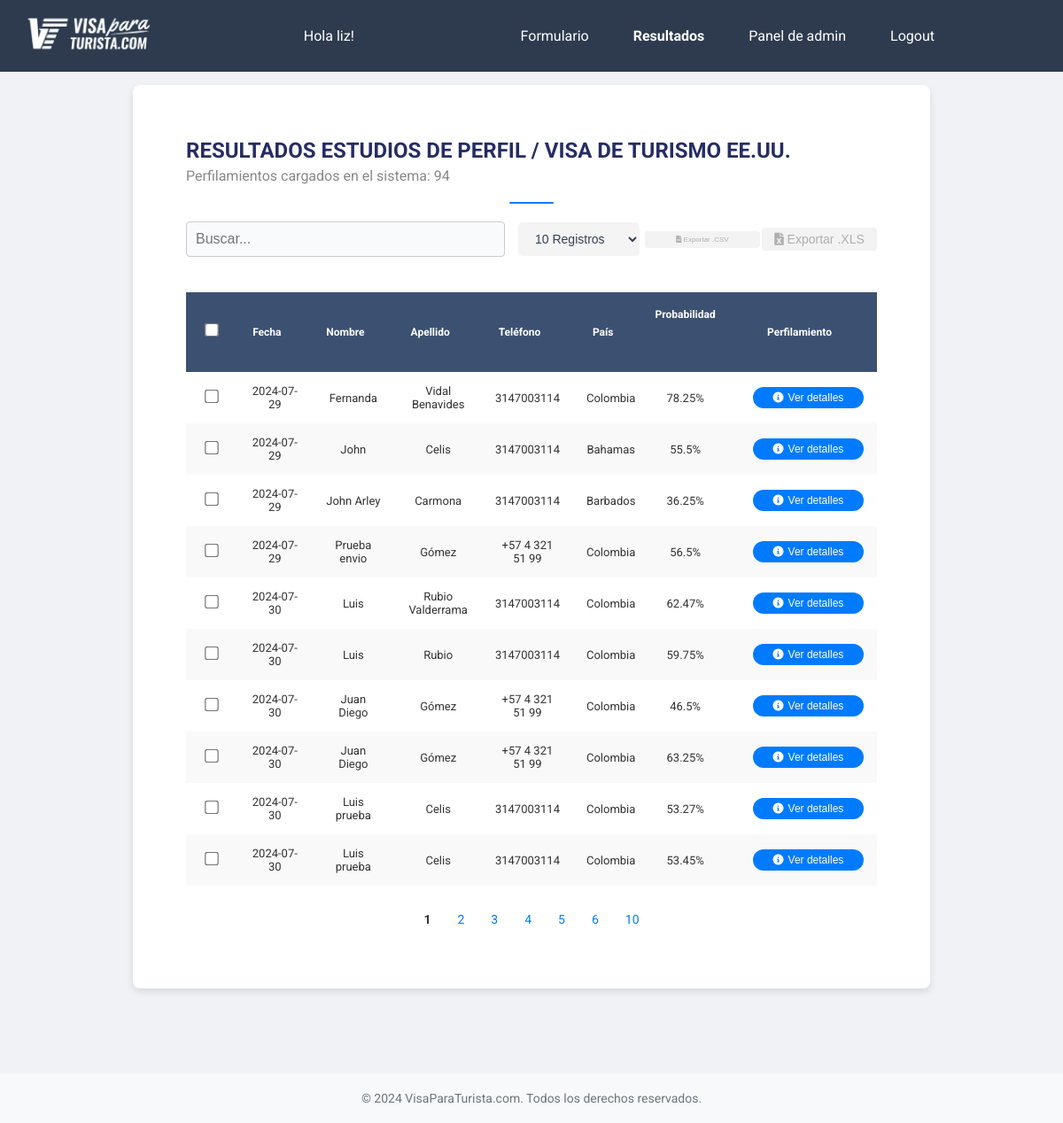
Page /results (signed in) on the earlier database version.
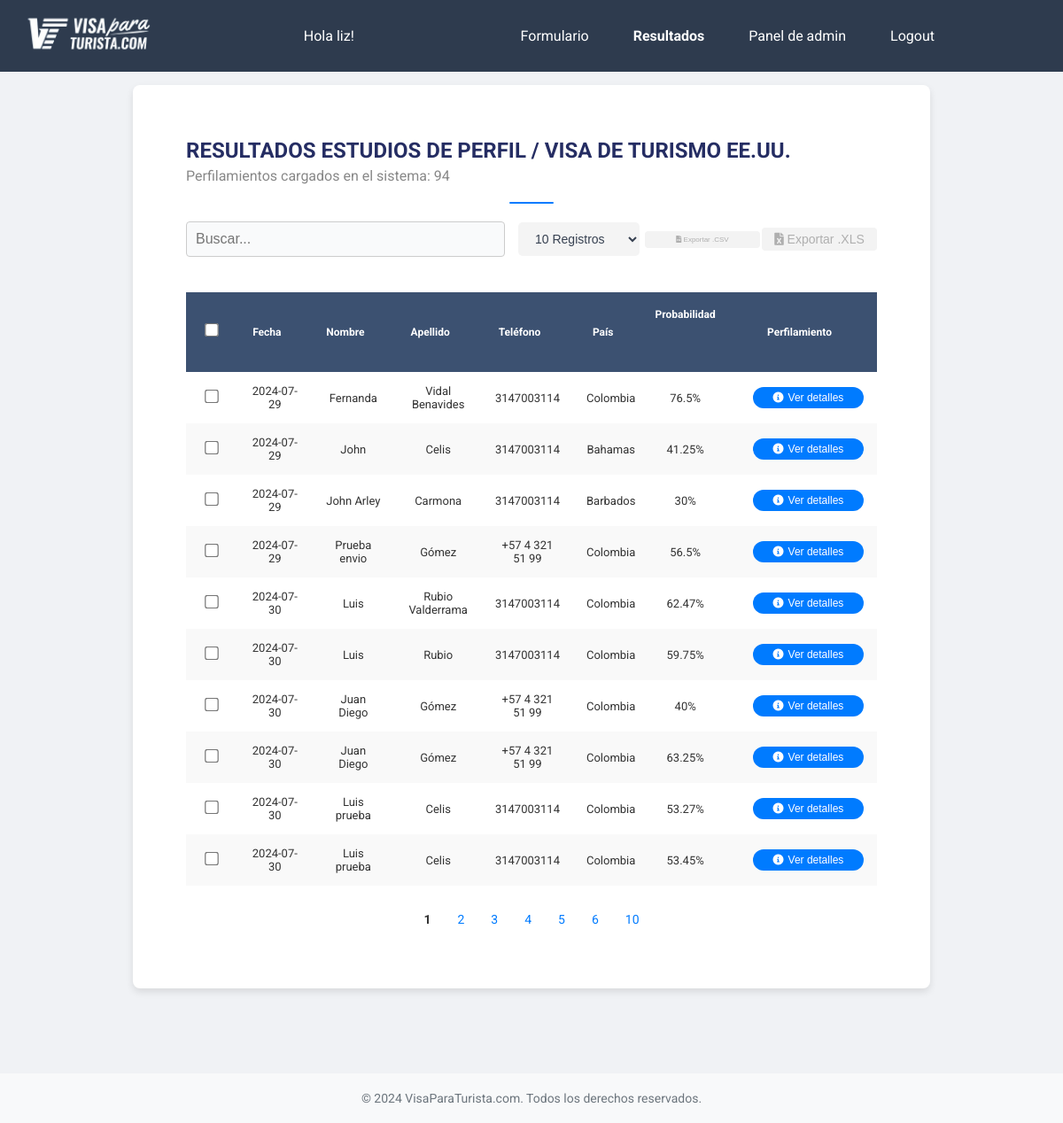
Same page on the later database version.
### models.py (models this page shows, shortened)
class User(UserMixin, db.Model):
    id = db.Column(db.Integer, primary_key=True)
    username = db.Column(db.String(100), unique=True, nullable=False)
    name = db.Column(db.String(100), nullable=False)
    email = db.Column(db.String(100), nullable=False, unique=True)
    telefono = db.Column(db.Integer, nullable=False)
    password_hash = db.Column(db.String(130), nullable=False)
    roles = db.relationship("Roles", secondary="user_roles", back_populates="users")
    @hybrid_property
    def password(self):
        raise AttributeError('password is not a readable attribute')

class FormResult(db.Model):
  id = db.Column(db.Integer, primary_key=True)
  fecha = db.Column(db.String(50), nullable=False)
  nombre = db.Column(db.String(100), nullable=False)
  apellidos = db.Column(db.String(100), nullable=False)
  email = db.Column(db.String(100), nullable=False)
  telefono = db.Column(db.String(50), nullable=False)
  pais_residencia = db.Column(db.String(100), nullable=False)
  edad = db.Column(db.Integer, nullable=False)
  estado_civil = db.Column(db.String(50), nullable=False)
  hijos = db.Column(db.String(50), nullable=False)
  vivienda = db.Column(db.String(100), nullable=False)
  profesion = db.Column(db.String(100), nullable=False)
  nivel_educacion = db.Column(db.String(100), nullable=False)
  tiempo_empleo = db.Column(db.String(100), nullable=False)
  propietario = db.Column(db.String(50), nullable=False)
  ingresos = db.Column(db.Integer, nullable=False)
  impuestos = db.Column(db.String(50), nullable=False)
  propiedades = db.Column(db.String(100), nullable=False)
  viajes = db.Column(db.String(100), nullable=False)
  familiares_eeuu = db.Column(db.String(100), nullable=False)
  familiares_visa = db.Column(db.String(100), nullable=False)
  visa_negada = db.Column(db.String(100), nullable=False)
  antecedentes = db.Column(db.String(100), nullable=False)
  enfermedades = db.Column(db.String(100), nullable=False)
  visa_otra = db.Column(db.String(100), nullable=False)
  problemas_migratorios = db.Column(db.String(100), nullable=False)
  nacionalidad = db.Column(db.String(100), nullable=False)
  calificacion = db.Column(db.Integer, nullable=False)
  calificacion_pais_residencia_ChatGPT = db.Column(db.Text, nullable=True)
  calificacion_edad_ChatGPT = db.Column(db.Text, nullable=True)
  calificacion_estado_civil_ChatGPT = db.Column(db.Text, nullable=True)
  calificacion_hijos_ChatGPT = db.Column(db.Text, nullable=True)
  calificacion_vivienda_ChatGPT = db.Column(db.Text, nullable=True)
  calificacion_profesion_ChatGPT = db.Column(db.Text, nullable=True)
  calificacion_nivel_educacion_ChatGPT = db.Column(db.Text, nullable=True)
  calificacion_tiempo_empleo_ChatGPT = db.Column(db.Text, nullable=True)
  calificacion_propietario_ChatGPT = db.Column(db.Text, nullable=True)
  calificacion_ingresos_ChatGPT = db.Column(db.Text, nullable=True)
  calificacion_impuestos_ChatGPT = db.Column(db.Text, nullable=True)
  calificacion_propiedades_ChatGPT = db.Column(db.Text, nullable=True)
  calificacion_viajes_ChatGPT = db.Column(db.Text, nullable=True)
  calificacion_familiares_eeuu_ChatGPT = db.Column(db.Text, nullable=True)
  calificacion_familiares_visa_ChatGPT = db.Column(db.Text, nullable=True)
  calificacion_visa_negada_ChatGPT = db.Column(db.Text, nullable=True)
  calificacion_antecedentes_ChatGPT = db.Column(db.Text, nullable=True)
  calificacion_enfermedades_ChatGPT = db.Column(db.Text, nullable=True)
  calificacion_visa_otra_ChatGPT = db.Column(db.Text, nullable=True)
  calificacion_problemas_migratorios_ChatGPT = db.Column(db.Text, nullable=True)
  calificacion_nacionalidad_ChatGPT = db.Column(db.Text, nullable=True)
  calificacion_criterios_confidenciales_ChatGPT = db.Column(db.Text, nullable=True)
  probabilidad = db.Column(db.Integer, nullable=False)
  sugerencia_1_ChatGPT = db.Column(db.Text, nullable=True)
  sugerencia_2_ChatGPT = db.Column(db.Text, nullable=True)
  sugerencia_3_ChatGPT = db.Column(db.Text, nullable=True)
  calificacion_categoria_informacion_demografica_familiar_ChatGPT = db.Column(db.Text, nullable=True)
  calificacion_categoria_educacion_empleo_ChatGPT = db.Column(db.Text, nullable=True)
  calificacion_categoria_propiedades_activos_ChatGPT = db.Column(db.Text, nullable=True)
  calificacion_categoria_antecedentes_experiencia_viaje_ChatGPT = db.Column(db.Text, nullable=True)
  calificacion_categoria_criterios_confidenciales_ChatGPT = db.Column(db.Text, nullable=True)
  notas = db.Column(db.Text, nullable=True)
  pdf_path = db.Column(db.String(200), nullable=False)

### app.py (the view)
@admin_permission.require(http_exception=403)
@user_permission.require(http_exception=403)
@app.route('/results')
@login_required
def results():
    results = FormResult.query.all()
    return render_template('results.html', results=results)

### app.py (called while the page is built)
@login_manager.user_loader
def load_user(id):
    return User.query.get(int(id))

### templates/results.html (shortened to what this page needs)
<!DOCTYPE html>
<html lang="es">
  <head>
    <link
      rel="stylesheet"
      href="{{ url_for('static', filename='estilos.css') }}"
    />
    <link
      rel="stylesheet"
      href="https://cdnjs.cloudflare.com/ajax/libs/font-awesome/6.0.0-beta3/css/all.min.css"
    />
  </head>
  <body>
    {% include 'base.html' %}
    {% block content %}
    <div class="container">
      <div class="header">
        <h1>RESULTADOS ESTUDIOS DE PERFIL / VISA DE TURISMO EE.UU.</h1>
        <div class="results-info">
          Perfilamientos cargados en el sistema: {{ results|length }}
        </div>
        <div class="separator"></div>
      </div>
      <div class="actions">
        <input
          type="text"
          id="search-input"
          class="search-input"
          placeholder="Buscar..."
        />
        <select id="recordsPerPage" class="btn">
          <option value="10">10 Registros</option>
        </select>
        <button
          class="btn export-button disabled"
          onclick="exportTableToCSV('results.csv')"
          disabled
        >
          <i class="fas fa-file-csv"></i> Exportar .CSV
        </button>
        <button
          class="btn export-button xls disabled"
          onclick="exportTableToXLS('results.xls')"
          disabled
        >
          <i class="fas fa-file-excel"></i> Exportar .XLS
        </button>
      </div>
      <div class="table-container">
        <table id="results-table" class="fixed-table">
          <thead>
            <tr>
              <th class="col-checkbox">
                <input type="checkbox" id="select-all" />
              </th>
              <th class="col-fecha sortable" onclick="sortTable(1)">
                Fecha
              </th>
              <th class="col-nombre sortable" onclick="sortTable(2)">
                Nombre
              </th>
              <th class="col-apellido sortable" onclick="sortTable(3)">
                Apellido
              </th>
              <th class="col-telefono sortable" onclick="sortTable(4)">
                Teléfono
              </th>
              <th class="col-pais sortable" onclick="sortTable(5)">
                País
              </th>
              <th class="col-probabilidad sortable" onclick="sortTable(6)">
                Probabilidad
              </th>
              <th class="col-reporte">Perfilamiento</th>
            </tr>
          </thead>
          <tbody>
            {% for result in results %}
            <tr
              data-href="{{ url_for('detail', id=result.id) }}"
              class="clickable-row"
            >
              <td class="col-checkbox">
                <input type="checkbox" class="row-checkbox" />
              </td>
              <td class="col-fecha">{{ result.fecha }}</td>
              <td class="col-nombre">{{ result.nombre }}</td>
              <td class="col-apellido">{{ result.apellidos }}</td>
              <td class="col-telefono">{{ result.telefono }}</td>
              <td class="col-pais">{{ result.pais_residencia }}</td>
              <td class="col-probabilidad">{{ result.probabilidad }}%</td>
              <td class="col-reporte">
                <button
                  class="download-button rounded-icon"
                  onclick="window.location.href='{{ url_for('download', filename=result.pdf_path.split('/')[-1]) }}'"
                >
                  <i class="fa-solid fa-circle-info" style="color: #ffffff"></i>
                  Ver detalles
                </button>
              </td>
            </tr>
            {% endfor %}
          </tbody>
        </table>
      </div>
      <div class="pagination" id="pagination-container">
      </div>
    </div>
    <footer class="footer-simple">
      <div class="footer-content">
        &copy; 2024 VisaParaTurista.com. Todos los derechos reservados.
      </div>
    </footer>
    {% endblock %}
  </body>
</html>

### templates/base.html (shortened to what this page needs)
<!DOCTYPE html>
<html lang="es">
  <head>
    <link
      rel="stylesheet"
      href="{{ url_for('static', filename='estilos.css') }}"
    />
    <link
      rel="stylesheet"
      href="https://cdnjs.cloudflare.com/ajax/libs/font-awesome/5.15.4/css/all.min.css"
    />
  </head>
  <body>
    <nav class="navbar">
      <div class="topbar">
        <a href="/">
          <img
            src="../static/images/navbar.png"
            alt="Logo visa par turistas"
            class="logo-topbar"
          />
        </a>
        Hola {{ current_user.username }}!
        <div class="topbar-menu menu-adjustable">
          {% if current_user.is_authenticated %}
          {% if current_user.roles[0].id == 1 %}
              <a href="/" class="{% if request.path == '/' %}active{% endif %}">Formulario</a>
              <a href="/results" class="{% if request.path == '/results' %}active{% endif %}">Resultados</a>
              <a href="/admin-dashboard" class="{% if request.path == '/admin-dashboard' %}active{% endif %}">Panel de admin</a>
          {% else %}
              <a href="/results" class="{% if request.path == '/results' %}active{% endif %}">Resultados</a>
              <a href="/user-dashboard" class="{% if request.path == '/user-dashboard' %}active{% endif %}">Panel de usuario</a>
          {% endif %}
          {% endif %}
          {% if current_user.is_authenticated %}
          <a
            href="{{ url_for('logout') }}"
            class="{% if request.path == url_for('logout') %}active{% endif %}"
            >Logout</a
          >
          {% else %}
          <a
            href="{{ url_for('login') }}"
            class="{% if request.path == url_for('login') %}active{% endif %}"
            >Login</a
          >
          {% endif %}
        </div>
      </div>
    </nav>
  </body>
</html>

### templates/results.html (style rules this page uses)
body { font-family: Arial, sans-serif; background-color: #f9f9f9; color: #333; margin: 0; padding: 0; }
.container { max-width: 1000px; margin: 100px auto 20px auto; background-color: #fff; padding: 20px; border-radius: 8px; box-shadow: 0 0 10px rgba(0, 0, 0, 0.1); }
.header { margin-bottom: 20px; }
.header h1 { font-size: 24px; margin: 0; text-transform: uppercase; text-align: left; }
.header .results-info { font-size: 16px; color: #888; text-align: left; margin-top: 5px; }
.separator { width: 100%; height: 2px; background-color: #ccc; margin: 20px 0; }
.actions { display: flex; align-items: center; margin-bottom: 20px; }
.actions .search-input { flex-grow: 1; padding: 10px; border: 1px solid #ccc; border-radius: 4px; margin-right: 2px; max-width: 60%; }
.actions select { background-color: #f4f4f4; width: auto; padding: 5px 10px; border: 1px solid #b0b0b0; border-radius: 4px; margin-right: 10px; max-width: 130px; }
.actions .export-button { background-color: #007bff; color: white; border: none; padding: 5px 10px; border-radius: 4px; cursor: pointer; font-size: 12px; margin-right: 10px; white-space: nowrap; transition: background-color 0.3s, box-shadow 0.3s; }
.actions .export-button.disabled { background-color: #f3f3f3; color: #afafaf; cursor: not-allowed; }
.actions .export-button.xls { background-color: #28a745; font-size: 12px; }
.actions .export-button.xls.disabled { background-color: #f3f3f3; color: #afafaf; cursor: not-allowed; }
table { width: 100%; border-collapse: collapse; margin-bottom: 20px; border: none; }
thead { background-color: #333; color: white; }
th, td { padding: 10px; border: none; text-align: center; vertical-align: middle; }
th input[type="checkbox"], td input[type="checkbox"] { margin: 0; }
tbody tr:nth-child(even) { background-color: #f9f9f9; }
.pagination { display: flex; justify-content: center; align-items: center; }
input[type="checkbox"] { transform: scale(1.2); margin-right: 10px; }
:root { --button-width: 115px; --button-margin: 5px 0; }
:root { --button-width: 125px; --button-margin-top-bottom: 5px; --button-margin-left: 20px; }
.download-button.rounded-icon { background-color: #007bff; color: white; border: none; padding: 6px 6px; border-radius: 12px; cursor: pointer; font-size: 12px; transition: background-color 0.3s, box-shadow 0.3s; display: flex; align-items: center; justify-content: center; width: var(--button-width); margin: var(--button-margin-top-bottom) 0 var(--button-margin-top-bottom) var(--button-margin-left); }
.download-button.rounded-icon i { margin-right: 7px; }
.table-container td { text-align: center; vertical-align: middle; }
th.sortable { cursor: pointer; }
th { text-align: center; }
.fixed-table th, .fixed-table td { --col-checkbox-width: 40px; --col-fecha-width: 90px; --col-nombre-width: 150px; --col-apellido-width: 150px; --col-email-width: 200px; --col-telefono-width: 150px; --col-pais-width: 100px; --col-probabilidad-width: 100px; --col-reporte-width: 150px; }
.fixed-table .col-checkbox { width: var(--col-checkbox-width); }
.fixed-table .col-nombre { width: var(--col-nombre-width); }
.fixed-table .col-apellido { width: var(--col-apellido-width); }
.fixed-table .col-telefono { width: var(--col-telefono-width); }
.fixed-table .col-pais { width: var(--col-pais-width); }
.fixed-table .col-probabilidad { width: var(--col-probabilidad-width); }
.fixed-table .col-reporte { width: var(--col-reporte-width); }
.footer-simple { background-color: #f0f0f0; color: #333; padding: 20px; text-align: center; width: 100%; }
.footer-simple .footer-content { max-width: 1000px; margin: 0 auto; font-size: 14px; }
.logo-topbar { width: 10rem; }

Differences in the rows shown:
changed FormResult "Fernanda": probabilidad "78.25" → "76.5"
changed FormResult "John": probabilidad "55.5" → "41.25"
changed FormResult "John Arley": probabilidad "36.25" → "30"
changed FormResult (number 7 of 10 on the later page): probabilidad "46.5" → "40"
